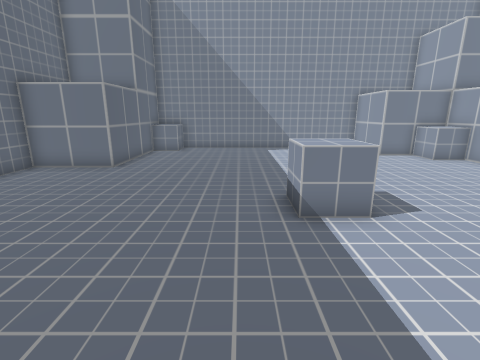
view 1 (above)

12 first-person views from a walk through a Unity game level. The camera is 1.3 m above the floor, tilts 14° down and sees 85° across. The floor is counted in squares, 0.65 m on a side. Each view is taken from the middle of a square. On the plan, view 1 faces up. The plan holds only what a view shows up to about 16 squares ahead; the rest is blank. The player character is not drawn.

view 2
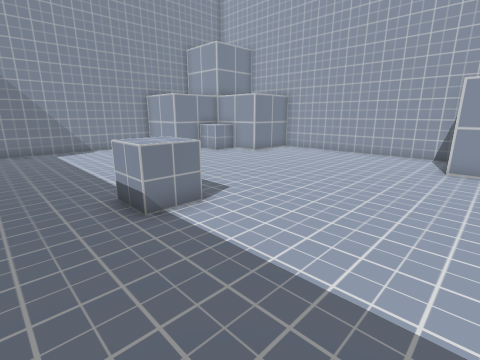

view 3
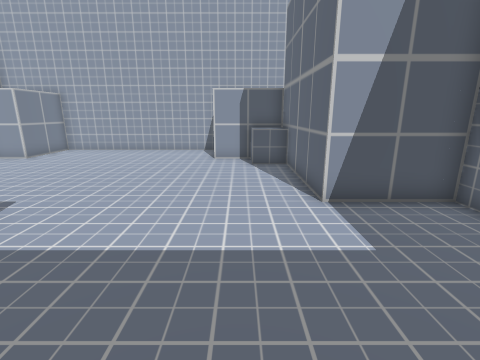

view 4
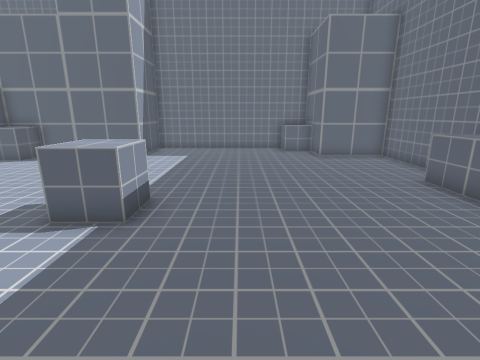

view 5
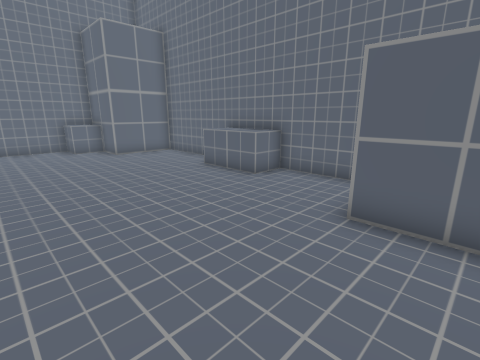

view 6
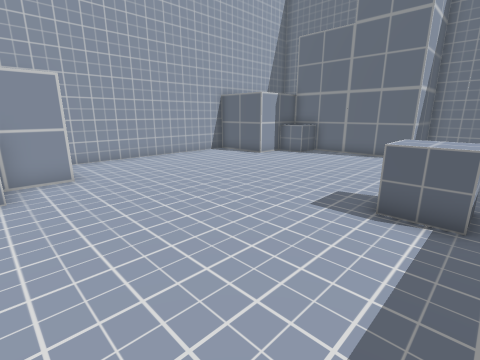

view 7
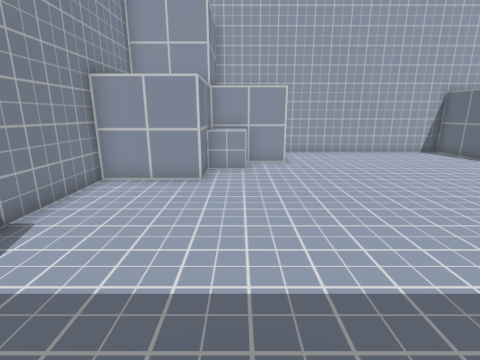

view 8
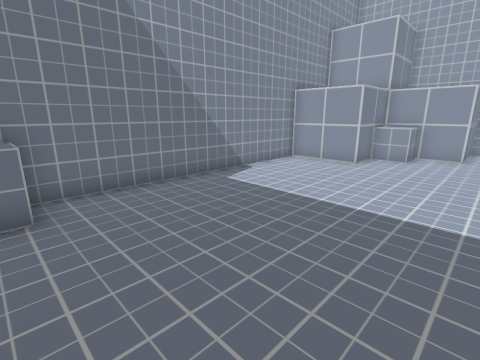

view 9
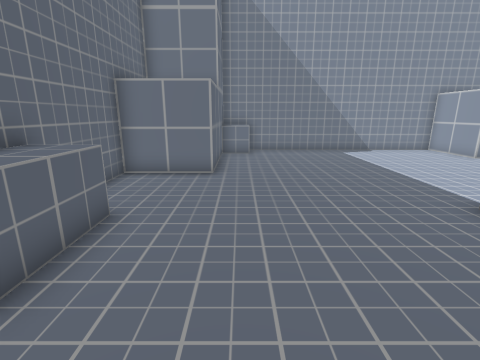

view 10
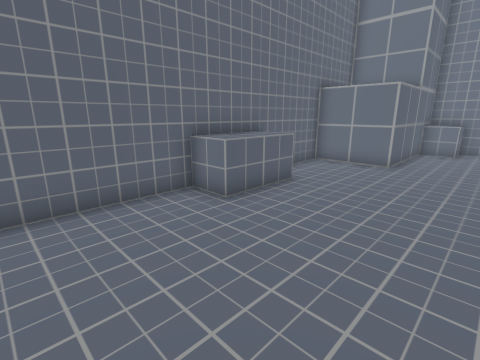

view 11
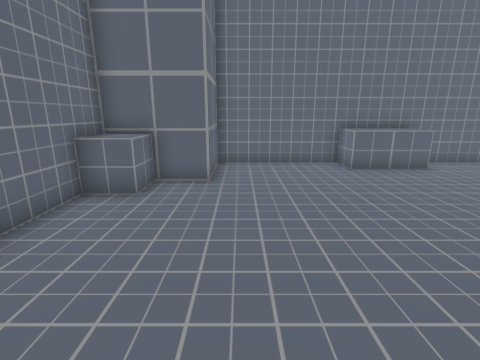

view 12
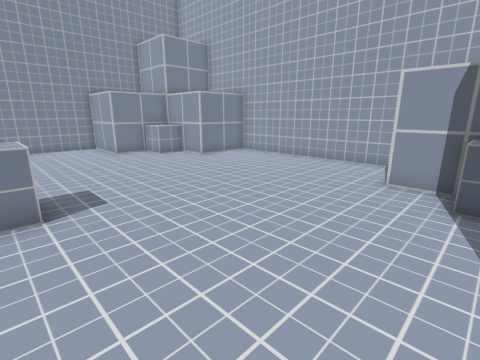

### Floor plan
Key: @ floor where view 1 was taken; # wall or solid block; . floor; O other object.
Columns run from 8 left of view 1 to 13 right of it. Each row starts with its distance up from view 1.
 16    OO##########O  O
 15    OO..........O  O
 14    O...........O
 13   OO........... OOO
 12    O.............OO
 11    O..............O
 10 #OOO..............OOOO
  9 #....................#
  8 #....................#
  7 #....................#
  6 #O.......OOO.........#
  5 OO.......OOO.........#
  4 OO...................#
  3 #O...................#
  2 #....................#
  1 #.................OOOO
  0 #.......@.........O
 -1 #................OO
 -2 OOOO........OOOOOOO
 -3    O........O     O
 -4    OO.......O
 -5    #O########

Where each view was taken, in squares from view 1:
view 1: 0 up, 0 right, facing up
view 2: 0 up, 1 left, facing up-right
view 3: 0 up, 2 left, facing right
view 4: 11 up, 1 left, facing down
view 5: 12 up, 0 right, facing down-left
view 6: 12 up, 1 right, facing down-right
view 7: 12 up, 1 left, facing right
view 8: 9 up, 4 left, facing up-right
view 9: 1 up, 4 left, facing up
view 10: 1 down, 2 left, facing up-left
view 11: 1 down, 3 right, facing left
view 12: 1 down, 2 right, facing up-right
